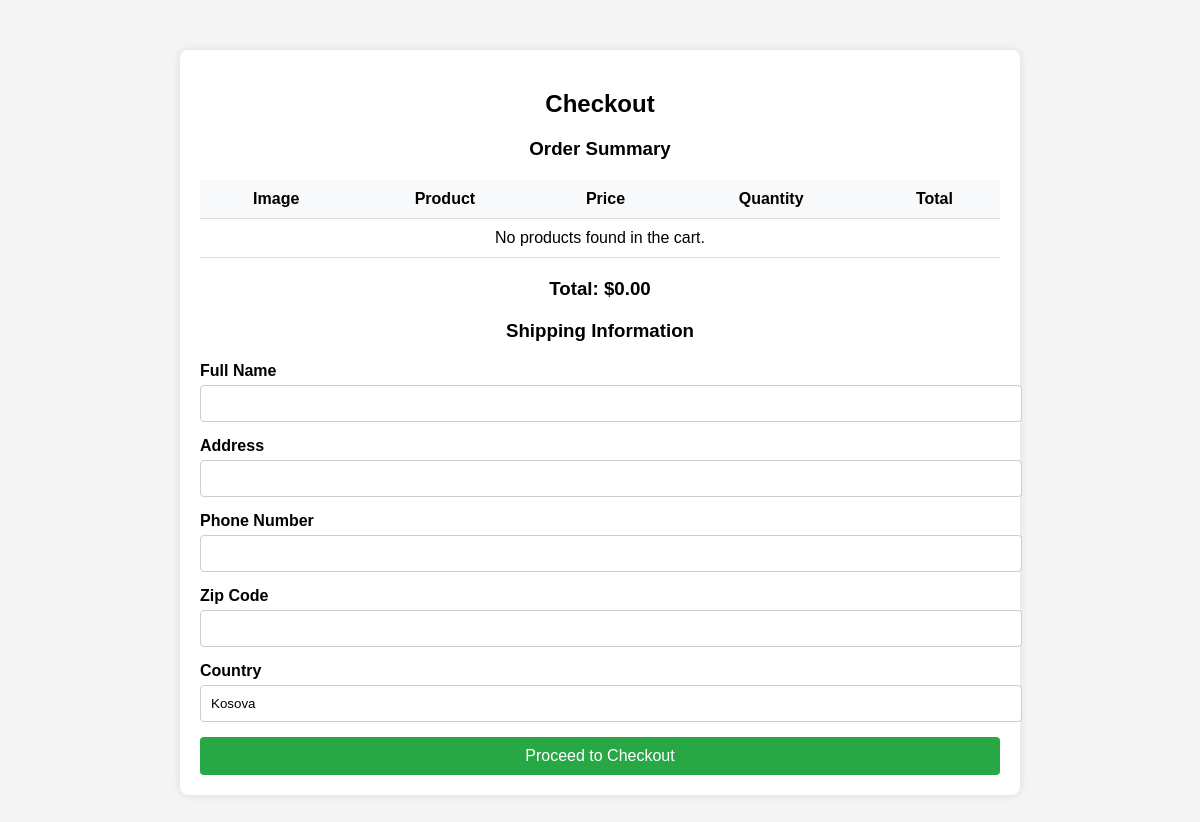
Before: /checkout.php (signed in) with the older database file.
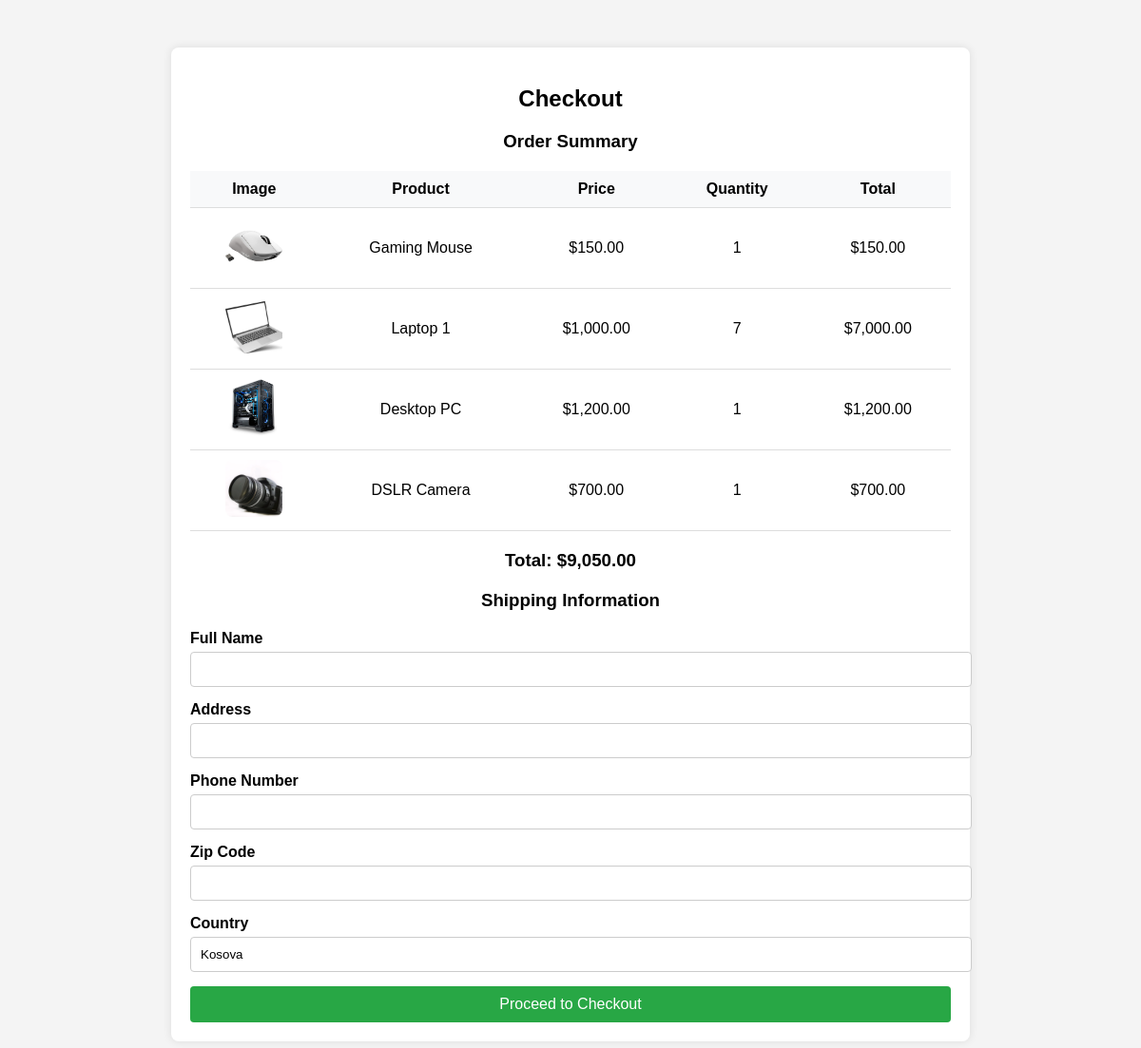
After: the same page with the newer database file.
### tables this page shows
CREATE TABLE `cart` (
  `id` int(11) NOT NULL,
  `user_id` int(11) NOT NULL,
  `product_id` int(11) NOT NULL,
  `quantity` int(11) DEFAULT 1,
  `created_at` timestamp NOT NULL DEFAULT current_timestamp()
);

CREATE TABLE `products` (
  `id` int(11) NOT NULL,
  `name` varchar(255) NOT NULL,
  `category` varchar(100) NOT NULL,
  `price` decimal(10,2) NOT NULL,
  `discount` decimal(5,2) DEFAULT 0.00,
  `image` varchar(255) NOT NULL,
  `quantity` int(11) NOT NULL
);

### checkout.php (the view, shortened to what this page needs)
<?php
include 'config.php';
$user_id = $_SESSION['user_id'];
$query = "SELECT cart.id, products.name, products.price, products.image, cart.quantity
          FROM cart
          JOIN products ON cart.product_id = products.id
          WHERE cart.user_id = ?";
$stmt = mysqli_prepare($con, $query);
mysqli_stmt_bind_param($stmt, "i", $user_id);
mysqli_stmt_execute($stmt);
$result = mysqli_stmt_get_result($stmt);
$total_amount = 0;
$cart_items = [];
while ($row = mysqli_fetch_assoc($result)) {
    $cart_items[] = $row;
    $total_amount += $row['price'] * $row['quantity'];
}
?>
<!DOCTYPE html>
<html lang="en">
<head>
</head>
<body>
    <div class="checkout-container">
        <h2>Checkout</h2>
        <h3>Order Summary</h3>
        <table>
            <thead>
                <tr>
                    <th>Image</th>
                    <th>Product</th>
                    <th>Price</th>
                    <th>Quantity</th>
                    <th>Total</th>
                </tr>
            </thead>
            <tbody>
                <?php if (!empty($cart_items)): ?>
                    <?php foreach ($cart_items as $item): ?>
                        <tr>
                            <td><img src="<?= htmlspecialchars($item['image']) ?>" alt="<?= htmlspecialchars($item['name']) ?>" class="product-img"></td>
                            <td><?= htmlspecialchars($item['name']) ?></td>
                            <td>$<?= number_format($item['price'], 2) ?></td>
                            <td><?= intval($item['quantity']) ?></td>
                            <td>$<?= number_format($item['price'] * $item['quantity'], 2) ?></td>
                        </tr>
                    <?php endforeach; ?>
                <?php else: ?>
                    <tr><td colspan="5">No products found in the cart.</td></tr>
                <?php endif; ?>
            </tbody>
        </table>
        <h3>Total: $<?= number_format($total_amount, 2) ?></h3>
        <h3>Shipping Information</h3>
        <form method="post">
            <div class="form-group">
                <label for="shipping_name">Full Name</label>
                <input type="text" id="shipping_name" name="shipping_name" required>
            </div>
            <div class="form-group">
                <label for="shipping_address">Address</label>
                <input type="text" id="shipping_address" name="shipping_address" required>
            </div>
            <div class="form-group">
                <label for="shipping_phone">Phone Number</label>
                <input type="text" id="shipping_phone" name="shipping_phone" required>
            </div>
            <div class="form-group">
                <label for="shipping_zip">Zip Code</label>
                <input type="text" id="shipping_zip" name="shipping_zip" required>
            </div>
            <div class="form-group">
                <label for="shipping_country">Country</label>
                <input type="text" id="shipping_country" name="shipping_country" value="Kosova" readonly>
            </div>
            <button type="submit" class="btn-confirm">Proceed to Checkout</button>
        </form>
    </div>
</body>
</html>

Changed rows visible on the page:
added cart: product.image (picture), product.name "Gaming Mouse", product.price "150.00", quantity "1", $item['price']*$item['quantity'] "150.00"
added cart: product.image (picture), product.name "Laptop 1", product.price "1,000.00", quantity "7", $item['price'] * $item['quantity'] "7,000.00"
added cart: product.image (picture), product.name "Desktop PC", product.price "1,200.00", quantity "1", $item['price'] * $item['quantity'] "1,200.00"
added cart: product.image (picture), product.name "DSLR Camera", product.price "700.00", quantity "1", $item['price']*$item['quantity'] "700.00"
Other visible differences:
$total_amount: "0.00" → "9,050.00"
text no longer shown: "No products found in the cart."
